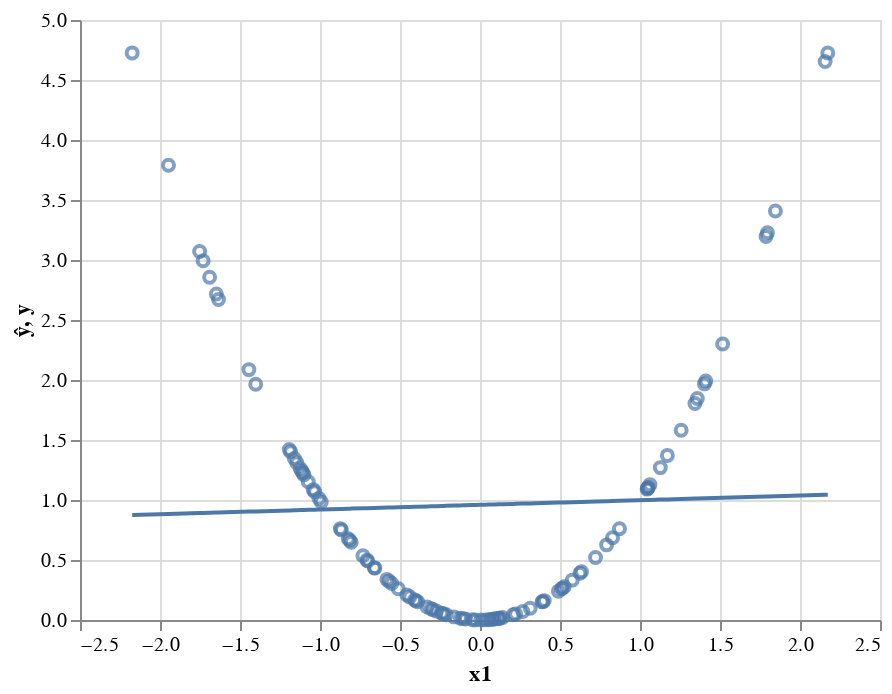

Notebook cell for this chart:
### Markdown cell above
And when we plot the model predictions against reality we see how bad it is:

### Code cell
preds = pd.DataFrame({'ŷ':ŷ.detach().numpy()[:,0], 'y':y[:,0], 'x1':x[:,0]})
(alt.Chart(preds).mark_line().encode(x='x1', y='ŷ') + 
alt.Chart(preds).mark_point().encode(x='x1', y='y'))

### Figure 1 — Vega-Lite specification as saved in the notebook (floating-point values rounded to 4 significant figures)
{"$schema": "https://vega.github.io/schema/vega-lite/v3.4.0.json", "config": {"mark": {"tooltip": null}, "view": {"height": 300, "width": 400}}, "data": {"name": "data-f46b88592234a67fec1b958eea28cf67"}, "datasets": {"data-f46b88592234a67fec1b958eea28cf67": [{"x1": -0.2104, "y": 0.04429, "ŷ": 0.9513}, {"x1": -0.6605, "y": 0.4362, "ŷ": 0.9338}, {"x1": 0.8716, "y": 0.7597, "ŷ": 0.9933}, {"x1": -1.752, "y": 3.071, "ŷ": 0.8914}, {"x1": -0.8665, "y": 0.7508, "ŷ": 0.9258}, {"x1": -0.5513, "y": 0.3039, "ŷ": 0.938}, {"x1": -0.1074, "y": 0.01153, "ŷ": 0.9553}, {"x1": -0.4009, "y": 0.1607, "ŷ": 0.9439}, {"x1": -0.2944, "y": 0.08665, "ŷ": 0.948}, {"x1": 1.343, "y": 1.805, "ŷ": 1.012}, {"x1": 0.8282, "y": 0.686, "ŷ": 0.9916}, {"x1": -0.1615, "y": 0.02608, "ŷ": 0.9532}, {"x1": 1.411, "y": 1.991, "ŷ": 1.014}, {"x1": -1.073, "y": 1.152, "ŷ": 0.9177}, {"x1": 0.5101, "y": 0.2602, "ŷ": 0.9793}, {"x1": -0.8726, "y": 0.7614, "ŷ": 0.9255}, {"x1": -1.192, "y": 1.421, "ŷ": 0.9131}, {"x1": 1.788, "y": 3.196, "ŷ": 1.029}, {"x1": 0.08729, "y": 0.007619, "ŷ": 0.9628}, {"x1": -1.73, "y": 2.994, "ŷ": 0.8922}, {"x1": 1.257, "y": 1.581, "ŷ": 1.008}, {"x1": 0.3886, "y": 0.151, "ŷ": 0.9745}, {"x1": -0.04766, "y": 0.002272, "ŷ": 0.9576}, {"x1": 1.358, "y": 1.845, "ŷ": 1.012}, {"x1": 0.1419, "y": 0.02014, "ŷ": 0.9649}, {"x1": 1.403, "y": 1.968, "ŷ": 1.014}, {"x1": 1.171, "y": 1.372, "ŷ": 1.005}, {"x1": 0.08995, "y": 0.00809, "ŷ": 0.9629}, {"x1": -0.0908, "y": 0.008244, "ŷ": 0.9559}, {"x1": -0.3055, "y": 0.09333, "ŷ": 0.9476}, {"x1": -0.3891, "y": 0.1514, "ŷ": 0.9443}, {"x1": 0.3922, "y": 0.1539, "ŷ": 0.9747}, {"x1": -0.9922, "y": 0.9844, "ŷ": 0.9209}, {"x1": 0.2674, "y": 0.07148, "ŷ": 0.9698}, {"x1": -0.7316, "y": 0.5353, "ŷ": 0.931}, {"x1": -0.457, "y": 0.2088, "ŷ": 0.9417}, {"x1": 0.6344, "y": 0.4025, "ŷ": 0.9841}, {"x1": -1.69, "y": 2.856, "ŷ": 0.8938}, {"x1": 1.044, "y": 1.091, "ŷ": 1.0}, {"x1": 0.05444, "y": 0.002964, "ŷ": 0.9615}, {"x1": 0.03205, "y": 0.001027, "ŷ": 0.9607}, {"x1": -0.6576, "y": 0.4324, "ŷ": 0.9339}, {"x1": 0.208, "y": 0.04328, "ŷ": 0.9675}, {"x1": -0.2392, "y": 0.0572, "ŷ": 0.9501}, {"x1": 0.06741, "y": 0.004544, "ŷ": 0.9621}, {"x1": -0.8231, "y": 0.6775, "ŷ": 0.9275}, {"x1": -0.4392, "y": 0.1929, "ŷ": 0.9424}, {"x1": 1.051, "y": 1.104, "ŷ": 1.0}, {"x1": -2.174, "y": 4.726, "ŷ": 0.875}, {"x1": -0.2307, "y": 0.05323, "ŷ": 0.9505}, {"x1": -0.5818, "y": 0.3385, "ŷ": 0.9368}, {"x1": 0.5139, "y": 0.2641, "ŷ": 0.9794}, {"x1": 0.4903, "y": 0.2404, "ŷ": 0.9785}, {"x1": -1.114, "y": 1.241, "ŷ": 0.9162}, {"x1": 0.1234, "y": 0.01523, "ŷ": 0.9642}, {"x1": 2.174, "y": 4.725, "ŷ": 1.044}, {"x1": 0.119, "y": 0.01416, "ŷ": 0.9641}, {"x1": 1.047, "y": 1.096, "ŷ": 1.0}, {"x1": -1.947, "y": 3.79, "ŷ": 0.8838}, {"x1": 0.4019, "y": 0.1615, "ŷ": 0.975}, {"x1": -1.634, "y": 2.671, "ŷ": 0.8959}, {"x1": 1.516, "y": 2.3, "ŷ": 1.018}, {"x1": -0.02904, "y": 0.0008431, "ŷ": 0.9583}, {"x1": -1.124, "y": 1.263, "ŷ": 0.9158}, {"x1": -1.16, "y": 1.346, "ŷ": 0.9144}, {"x1": -1.1, "y": 1.211, "ŷ": 0.9167}, {"x1": 1.846, "y": 3.409, "ŷ": 1.031}, {"x1": -1.042, "y": 1.086, "ŷ": 0.9189}, {"x1": -1.145, "y": 1.311, "ŷ": 0.915}, {"x1": 1.062, "y": 1.128, "ŷ": 1.001}, {"x1": 1.796, "y": 3.227, "ŷ": 1.029}, {"x1": -1.648, "y": 2.716, "ŷ": 0.8954}, {"x1": 0.5263, "y": 0.277, "ŷ": 0.9799}, {"x1": 0.1129, "y": 0.01275, "ŷ": 0.9638}, {"x1": -0.3298, "y": 0.1087, "ŷ": 0.9466}, {"x1": -1.184, "y": 1.402, "ŷ": 0.9134}, {"x1": -1.033, "y": 1.068, "ŷ": 0.9193}, {"x1": -1.444, "y": 2.086, "ŷ": 0.9033}, {"x1": 0.7219, "y": 0.5211, "ŷ": 0.9875}, {"x1": 0.7913, "y": 0.6261, "ŷ": 0.9902}, {"x1": -0.5105, "y": 0.2606, "ŷ": 0.9396}, {"x1": -0.1223, "y": 0.01495, "ŷ": 0.9547}, {"x1": -1.007, "y": 1.013, "ŷ": 0.9203}, {"x1": 0.6246, "y": 0.3901, "ŷ": 0.9837}, {"x1": -1.107, "y": 1.225, "ŷ": 0.9164}, {"x1": -0.7014, "y": 0.492, "ŷ": 0.9322}, {"x1": 1.127, "y": 1.27, "ŷ": 1.003}, {"x1": 0.3136, "y": 0.09833, "ŷ": 0.9716}, {"x1": -1.402, "y": 1.965, "ŷ": 0.905}, {"x1": -0.5691, "y": 0.3238, "ŷ": 0.9373}, {"x1": -0.8048, "y": 0.6477, "ŷ": 0.9282}, {"x1": 0.5766, "y": 0.3324, "ŷ": 0.9818}, {"x1": 2.157, "y": 4.654, "ŷ": 1.043}, {"x1": -0.4091, "y": 0.1674, "ŷ": 0.9435}, {"x1": -0.8148, "y": 0.6639, "ŷ": 0.9278}, {"x1": -0.2724, "y": 0.07419, "ŷ": 0.9489}, {"x1": -0.7065, "y": 0.4991, "ŷ": 0.932}, {"x1": 1.049, "y": 1.101, "ŷ": 1.0}, {"x1": 0.005054, "y": 2.555e-05, "ŷ": 0.9596}, {"x1": 0.223, "y": 0.04971, "ŷ": 0.9681}]}, "layer": [{"encoding": {"x": {"field": "x1", "type": "quantitative"}, "y": {"field": "ŷ", "type": "quantitative"}}, "mark": "line"}, {"encoding": {"x": {"field": "x1", "type": "quantitative"}, "y": {"field": "y", "type": "quantitative"}}, "mark": "point"}]}
